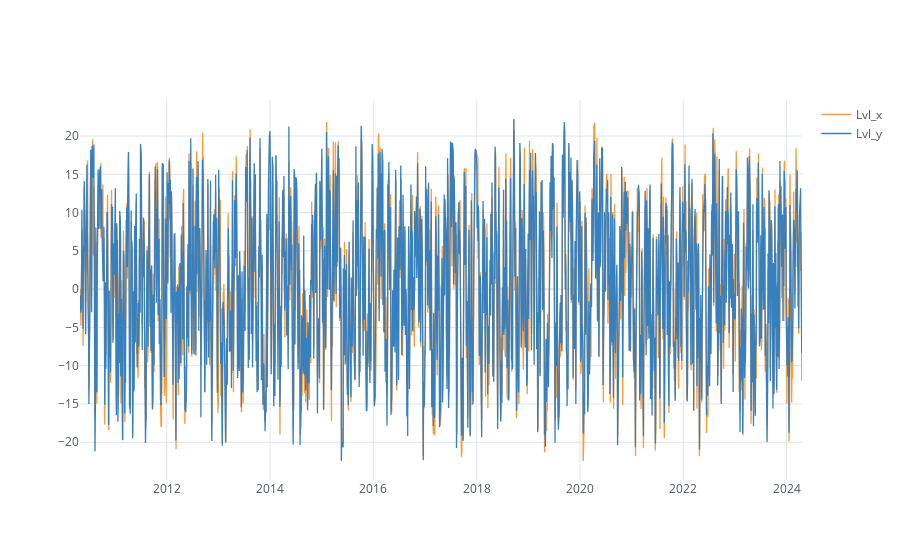

The code cell stored with this chart in its notebook:
### Code cell
df = pd.merge(M.indicator["Open"].loc[:, "Lvl"], M.indicator["Close"].loc[:, "Lvl"], left_index = True, right_index = True)
df.iplot()

### Figure 1 — Plotly figure (JSON) as saved in the notebook; plotly's stock layout.template omitted (floating-point values rounded to 4 significant figures; data arrays with more than 128 entries replaced by an {"elided": "..."} marker saying what was removed)
{"data": [{"line": {"color": "rgba(255, 153, 51, 1.0)", "dash": "solid", "shape": "linear", "width": 1.3}, "mode": "lines", "name": "Lvl_x", "text": "", "x": {"elided": "3519 str values"}, "y": {"elided": "3519 float values"}, "type": "scatter"}, {"line": {"color": "rgba(55, 128, 191, 1.0)", "dash": "solid", "shape": "linear", "width": 1.3}, "mode": "lines", "name": "Lvl_y", "text": "", "x": {"elided": "3519 str values"}, "y": {"elided": "3519 float values"}, "type": "scatter"}], "layout": {"legend": {"bgcolor": "#FFFFFF", "font": {"color": "#4D5663"}}, "paper_bgcolor": "#FFFFFF", "plot_bgcolor": "#FFFFFF", "title": {"font": {"color": "#4D5663"}}, "xaxis": {"gridcolor": "#E1E5ED", "showgrid": true, "tickfont": {"color": "#4D5663"}, "title": {"font": {"color": "#4D5663"}, "text": ""}, "zerolinecolor": "#E1E5ED"}, "yaxis": {"gridcolor": "#E1E5ED", "showgrid": true, "tickfont": {"color": "#4D5663"}, "title": {"font": {"color": "#4D5663"}, "text": ""}, "zerolinecolor": "#E1E5ED"}}}
